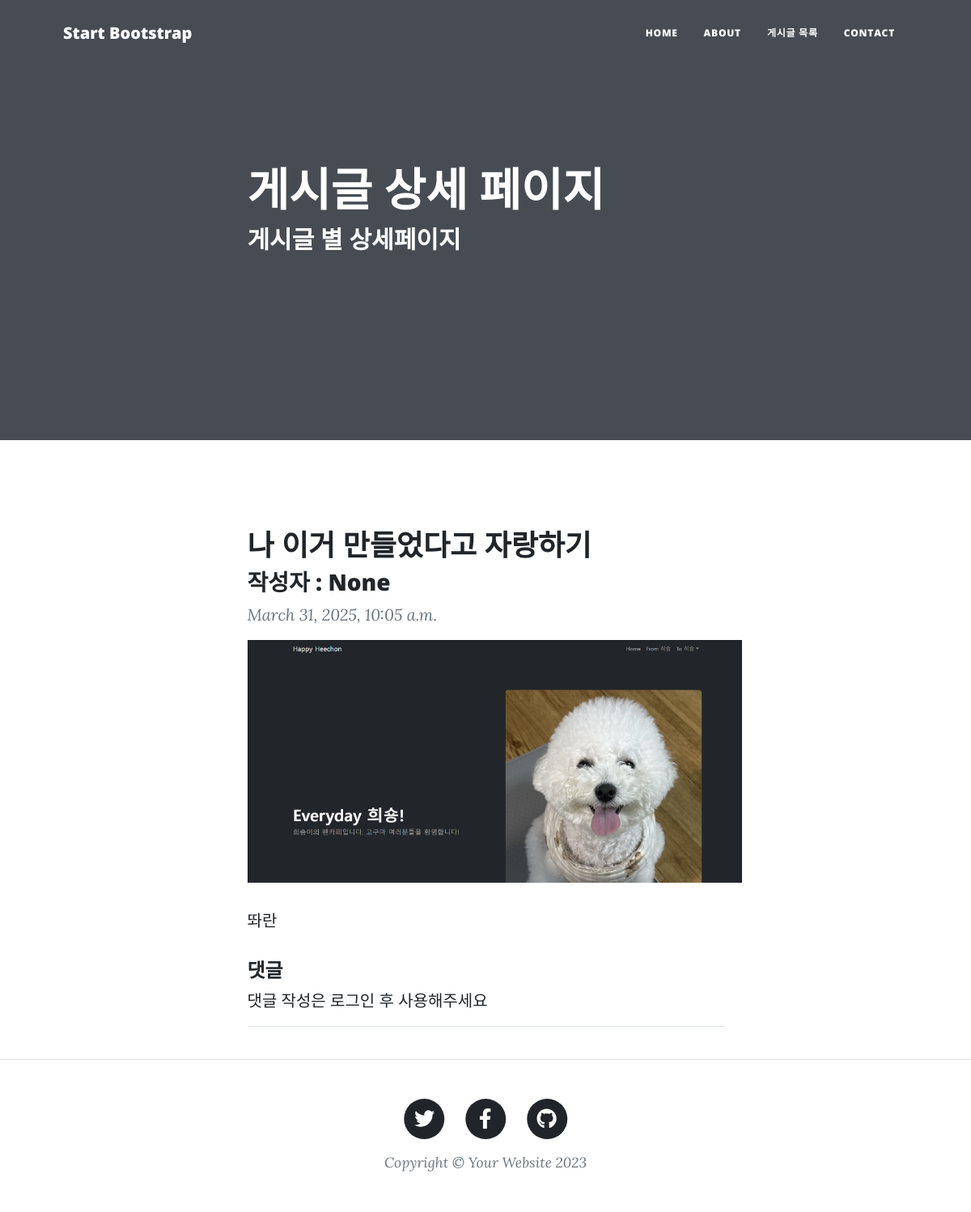
Page /posts/post_detail/11/ on the committed database.
### blog/models.py (models this page shows, shortened)
class Post(models.Model):
    title = models.CharField(verbose_name = "제목", max_length = 128)
    body = models.TextField(verbose_name = "내용", default = "")
    created_at = models.DateTimeField(verbose_name = "작성일", auto_now_add = True)
    photo = models.ImageField(verbose_name = "이미지", blank = True, null = True, upload_to = 'blog_photo')
    author = models.ForeignKey(User, on_delete=models.CASCADE, null = True)

### posts/views.py (the view)
# urls.py: path("post_detail/<int:post_id>/", views.post_detail, name = "post_detail"),
def post_detail(request, post_id):
    post = get_object_or_404(Post, pk = post_id)
    comment_form = CommentForm()
    context = {
        'post' : post,
        'comment_form' : comment_form
    }
    return render(request, "post_detail.html", context)

### posts/templates/post_detail.html (shortened to what this page needs)
{% load static %}
<!DOCTYPE html>
<html lang="en">
  <head>
    <link href="{% static 'css/styles.css' %}" rel="stylesheet" />
  </head>
  <body>
    <nav class="navbar navbar-expand-lg navbar-light" id="mainNav">
      <div class="container px-4 px-lg-5">
        <a class="navbar-brand" href="">Start Bootstrap</a>
        <div class="collapse navbar-collapse" id="navbarResponsive">
          <ul class="navbar-nav ms-auto py-4 py-lg-0">
            <li class="nav-item">
              <a class="nav-link px-lg-3 py-3 py-lg-4" href="{%url 'home' %}"
                >Home</a
              >
            </li>
            <li class="nav-item">
              <a class="nav-link px-lg-3 py-3 py-lg-4" href="about.html"
                >About</a
              >
            </li>
            <li class="nav-item">
              <a
                class="nav-link px-lg-3 py-3 py-lg-4"
                href="{%url 'post_list' %}"
                >게시글 목록</a
              >
            </li>
            <li class="nav-item">
              <a class="nav-link px-lg-3 py-3 py-lg-4" href="contact.html"
                >Contact</a
              >
            </li>
          </ul>
        </div>
      </div>
    </nav>
    <header class="masthead">
      <div class="container position-relative px-4 px-lg-5">
        <div class="row gx-4 gx-lg-5 justify-content-center">
          <div class="col-md-10 col-lg-8 col-xl-7">
            <div class="post-heading">
              <h1>게시글 상세 페이지</h1>
              <h2 class="subheading">게시글 별 상세페이지</h2>
            </div>
          </div>
        </div>
      </div>
    </header>
    <article class="mb-4">
      <div class="container px-4 px-lg-5">
        <div class="row gx-4 gx-lg-5 justify-content-center">
          <div class="col-md-10 col-lg-8 col-xl-7">
            <h1 class="section-heading">{{post.title}}</h1>
            <h3>작성자 : {{ post.author }}</h3>
            <blockquote class="blockquote">{{post.created_at}}</blockquote>
            {% if post.photo %}
            <img src = "{{ post.photo.url }}" alt = "" height = "300">
            {% endif %}
            <p>{{post.body}}</p>
            <h4>댓글</h4>
            {% if user.is_authenticated %}
            <form method="POST" action="{% url 'create_comment' post.id %}">
                {% csrf_token %}
                {{ comment_form.as_table }}
                <input type="submit">
            </form>
            {% else %}
              <h>댓글 작성은 로그인 후 사용해주세요</h>
            {% endif %}
            <div>
                <hr>
            </div>
          </div>
        </div>
      </div>
    </article>
    <footer class="border-top">
      <div class="container px-4 px-lg-5">
        <div class="row gx-4 gx-lg-5 justify-content-center">
          <div class="col-md-10 col-lg-8 col-xl-7">
            <ul class="list-inline text-center">
              <li class="list-inline-item">
                <a href="#!">
                  <span class="fa-stack fa-lg">
                    <i class="fas fa-circle fa-stack-2x"></i>
                    <i class="fab fa-twitter fa-stack-1x fa-inverse"></i>
                  </span>
                </a>
              </li>
              <li class="list-inline-item">
                <a href="#!">
                  <span class="fa-stack fa-lg">
                    <i class="fas fa-circle fa-stack-2x"></i>
                    <i class="fab fa-facebook-f fa-stack-1x fa-inverse"></i>
                  </span>
                </a>
              </li>
              <li class="list-inline-item">
                <a href="#!">
                  <span class="fa-stack fa-lg">
                    <i class="fas fa-circle fa-stack-2x"></i>
                    <i class="fab fa-github fa-stack-1x fa-inverse"></i>
                  </span>
                </a>
              </li>
            </ul>
            <div class="small text-center text-muted fst-italic">
              Copyright &copy; Your Website 2023
            </div>
          </div>
        </div>
      </div>
    </footer>
  </body>
</html>

### rows in the picture
Post: title "나 이거 만들었다고 자랑하기", author "None", created_at "March 31, 2025, 10:05 a.m.", photo (picture), body "똬란"
